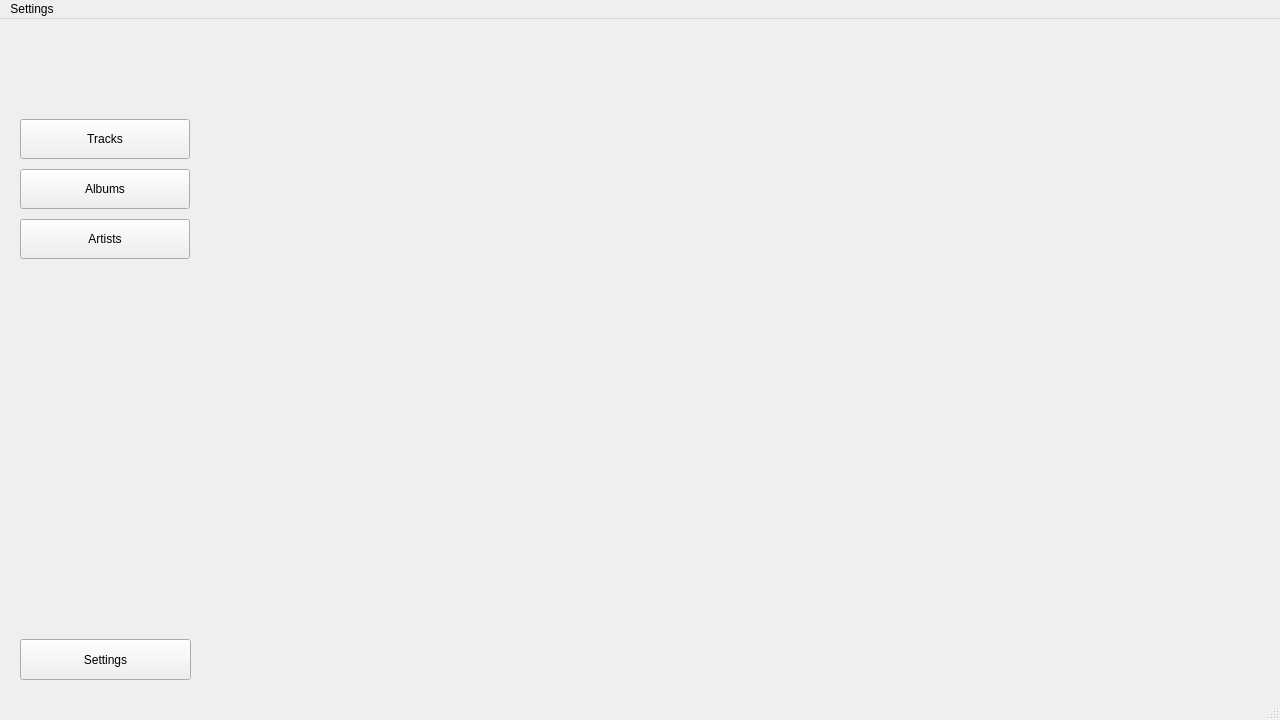
<?xml version="1.0" encoding="UTF-8"?>
<ui version="4.0">
 <class>MainWindow</class>
 <widget class="QMainWindow" name="MainWindow">
  <property name="geometry">
   <rect>
    <x>0</x>
    <y>0</y>
    <width>1280</width>
    <height>720</height>
   </rect>
  </property>
  <property name="minimumSize">
   <size>
    <width>1280</width>
    <height>720</height>
   </size>
  </property>
  <property name="windowTitle">
   <string>Music Manager</string>
  </property>
  <property name="tabShape">
   <enum>QTabWidget::TabShape::Rounded</enum>
  </property>
  <widget class="QWidget" name="centralwidget">
   <widget class="QWidget" name="widget" native="true">
    <property name="geometry">
     <rect>
      <x>0</x>
      <y>0</y>
      <width>200</width>
      <height>700</height>
     </rect>
    </property>
    <widget class="QPushButton" name="albums_page_button">
     <property name="geometry">
      <rect>
       <x>20</x>
       <y>150</y>
       <width>170</width>
       <height>40</height>
      </rect>
     </property>
     <property name="text">
      <string>Albums</string>
     </property>
    </widget>
    <widget class="QPushButton" name="tracks_page_button">
     <property name="geometry">
      <rect>
       <x>20</x>
       <y>100</y>
       <width>170</width>
       <height>40</height>
      </rect>
     </property>
     <property name="text">
      <string>Tracks</string>
     </property>
    </widget>
    <widget class="QPushButton" name="artists_page_button">
     <property name="geometry">
      <rect>
       <x>20</x>
       <y>200</y>
       <width>170</width>
       <height>40</height>
      </rect>
     </property>
     <property name="text">
      <string>Artists</string>
     </property>
    </widget>
    <widget class="QPushButton" name="settings_button">
     <property name="geometry">
      <rect>
       <x>20</x>
       <y>620</y>
       <width>171</width>
       <height>41</height>
      </rect>
     </property>
     <property name="text">
      <string>Settings</string>
     </property>
    </widget>
   </widget>
   <widget class="QStackedWidget" name="stacked_widget">
    <property name="geometry">
     <rect>
      <x>200</x>
      <y>0</y>
      <width>1080</width>
      <height>670</height>
     </rect>
    </property>
    <widget class="QWidget" name="page"/>
    <widget class="QWidget" name="page_2"/>
   </widget>
  </widget>
  <widget class="QMenuBar" name="menubar">
   <property name="geometry">
    <rect>
     <x>0</x>
     <y>0</y>
     <width>1280</width>
     <height>24</height>
    </rect>
   </property>
   <widget class="QMenu" name="menuSettings">
    <property name="title">
     <string>Settings</string>
    </property>
   </widget>
   <addaction name="menuSettings"/>
  </widget>
  <widget class="QStatusBar" name="statusbar"/>
 </widget>
 <resources/>
 <connections/>
</ui>
